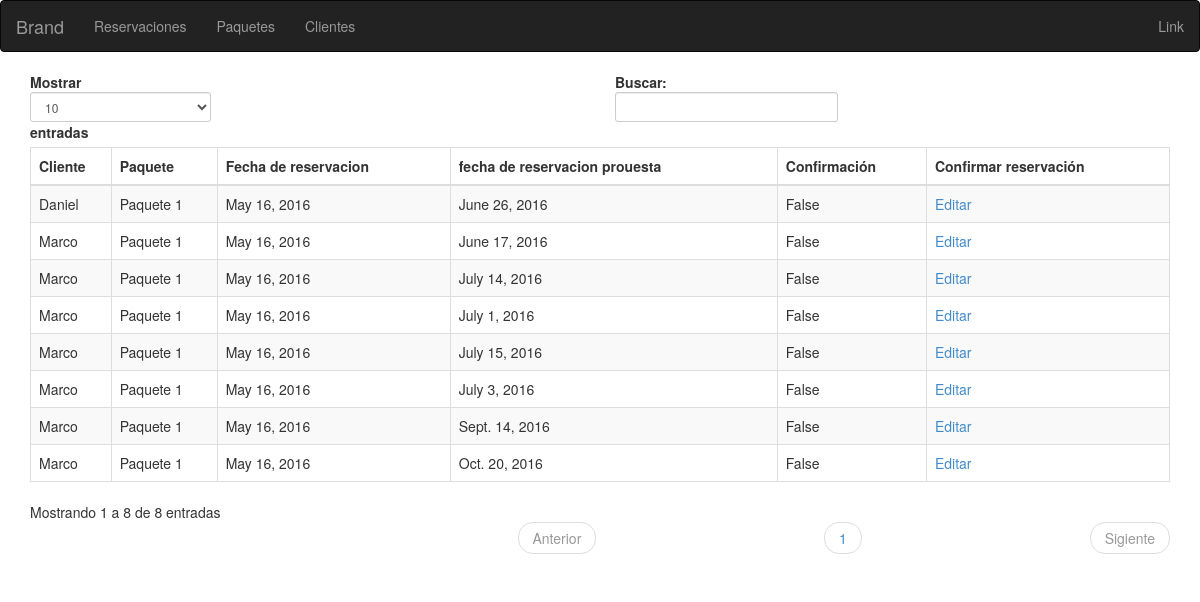
The app's page /administrador/reservaciones/, older data.
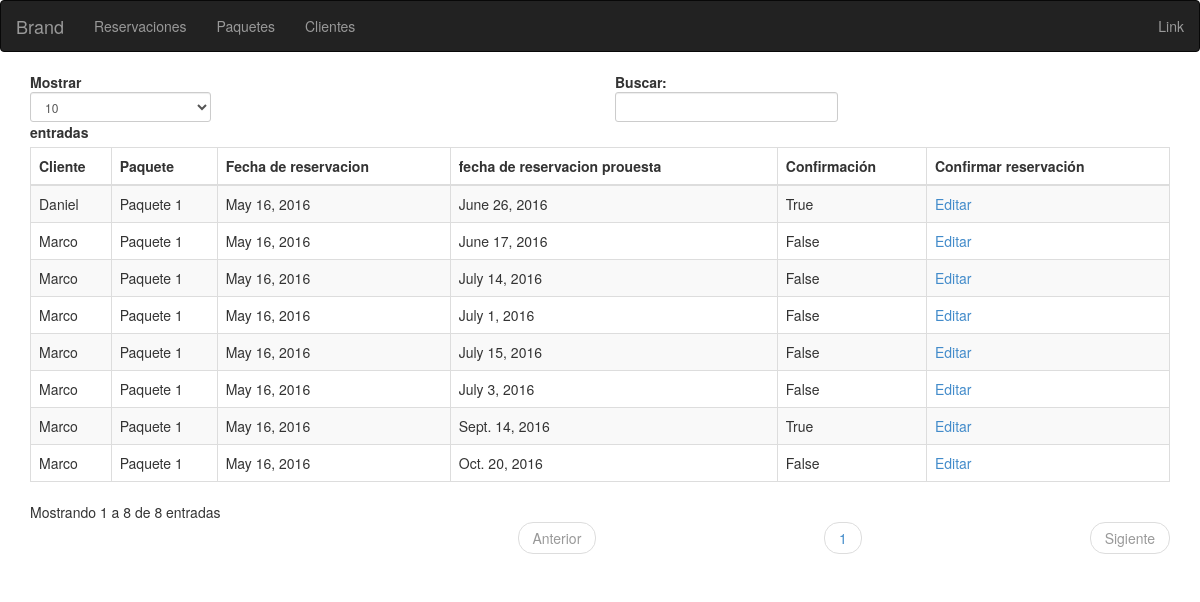
The same page, newer data.
### app/models.py (models this page shows, shortened)
class Reservacion(models.Model):
    paquete = models.ForeignKey(Paquete)
    cliente = models.ForeignKey(Cliente)
    fecha_ahora = models.DateField(auto_now_add=True)
    fecha = models.DateField(unique=True)
    confirmacion = models.BooleanField()

class Cliente(models.Model):
    nombre = models.CharField(max_length=50)
    apellidos = models.CharField(max_length=120)
    ciudad = models.CharField(max_length=150)
    direccion = models.TextField()
    codigo_postal = models.SmallIntegerField()
    telefono = models.IntegerField()
    email = models.EmailField()
    c_email = models.EmailField("Confirmar e-mail", )
    tyc = models.BooleanField("Terminos y condiciones",)
    def __str__(self):
        return self.nombre

class Paquete(models.Model):
    nombre = models.CharField(max_length=20)
    personas = models.CharField(max_length=3)
    sillas = models.SmallIntegerField()
    cubresillas = models.SmallIntegerField("cubre sillas", null=True, blank=True)
    mesas = models.SmallIntegerField()
    manteles = models.SmallIntegerField()
    cubremanteles = models.SmallIntegerField()
    juego_loza = models.SmallIntegerField("Juegos de loza, vaso, plato, cubiertos", blank=True, null=True)
    precio = models.DecimalField(max_digits=7, decimal_places=2)
    def __str__(self):
        return self.nombre

### joseadmin/views.py (the view)
class ReservacionList(ListView):
    model = Reservacion
    template_name = 'reservaciones-admin.html'

### joseadmin/templates/reservaciones-admin.html (shortened to what this page needs)
{% extends "base-admin.html" %}
{% load staticfiles %}
{% block contenidoadmin %}
 <div class="table-responsive">
    <table class="table" id="example">
        <thead>
        <tr>
            <th>Cliente</th>
            <th>Paquete</th>
            <th>Fecha de reservacion</th>
            <th>fecha de reservacion prouesta</th>
            <th>Confirmación</th>
            <th>Confirmar reservación</th>
        </tr>
        </thead>
        <tbody>
            {% for foo in object_list %}
                <tr>
                    <td>{{ foo.cliente }}</td>
                    <td>{{ foo.paquete }}</td>
                    <td>{{ foo.fecha_ahora }}</td>
                    <td>{{ foo.fecha }}</td>
                    <td>{{ foo.confirmacion }}</td>
                    <td><a href="{% url "administrador:reservacionEdit" foo.id %}">Editar</a></td>
                </tr>
            {% endfor %}
        </tbody>
    </table>
 </div>
{% endblock %}

Row changes from the older to the newer data that the page shows:
changed Reservacion "June 26, 2016": confirmacion "False" → "True"
changed Reservacion "Sept. 14, 2016": confirmacion "False" → "True"
